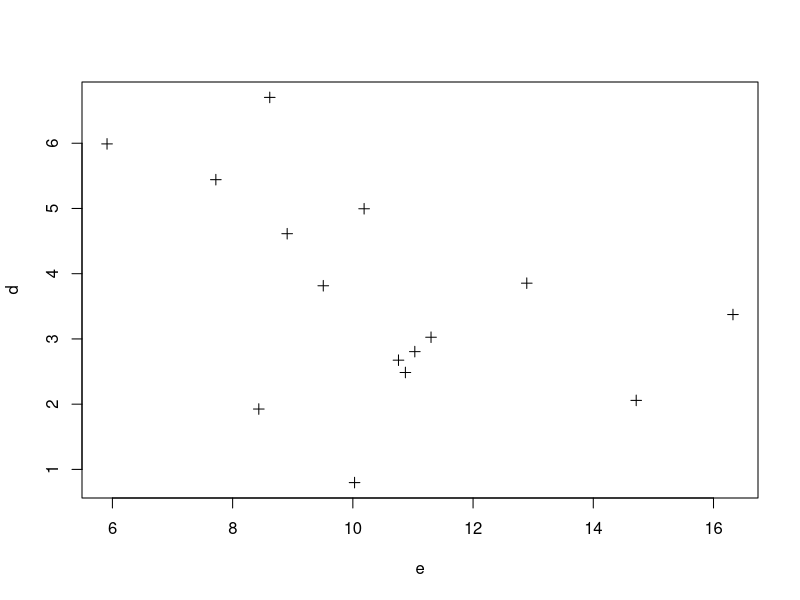
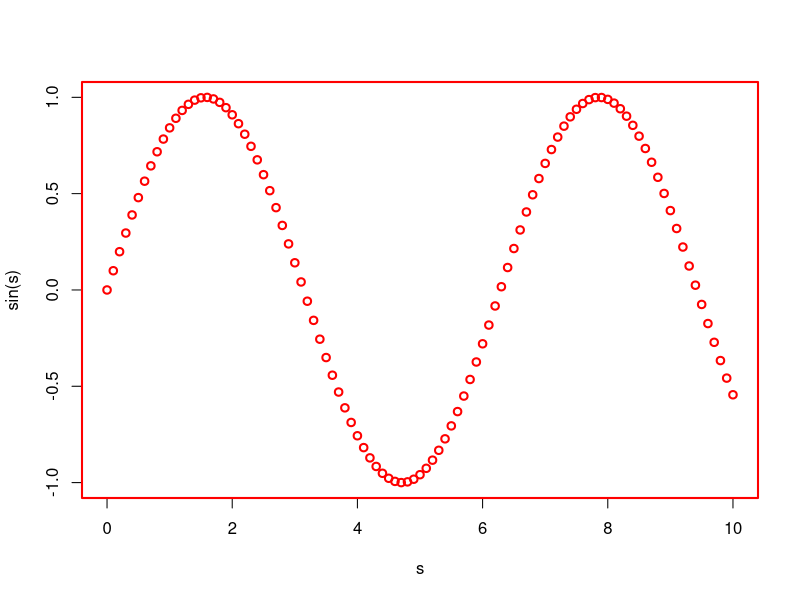
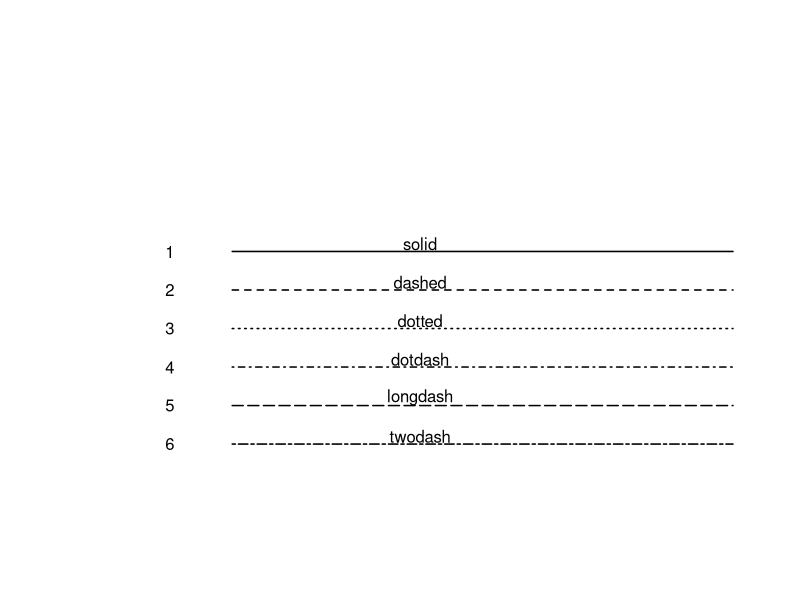
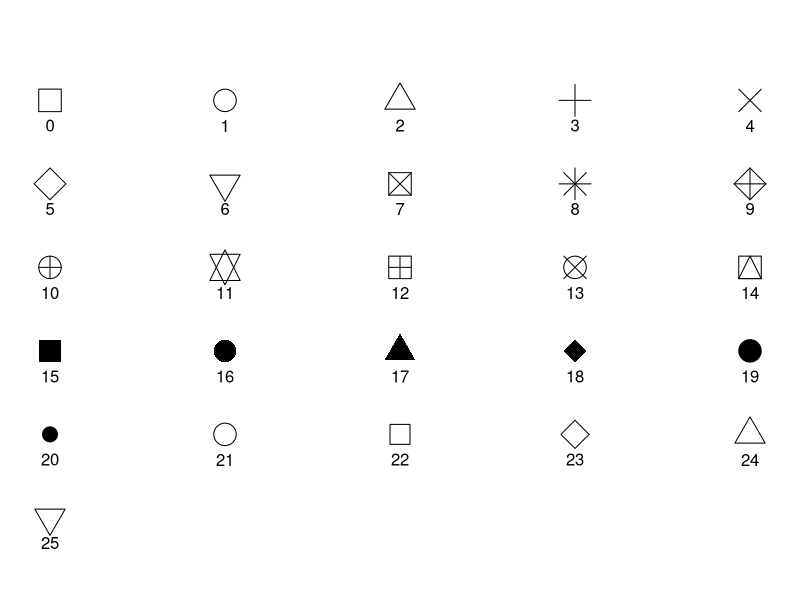
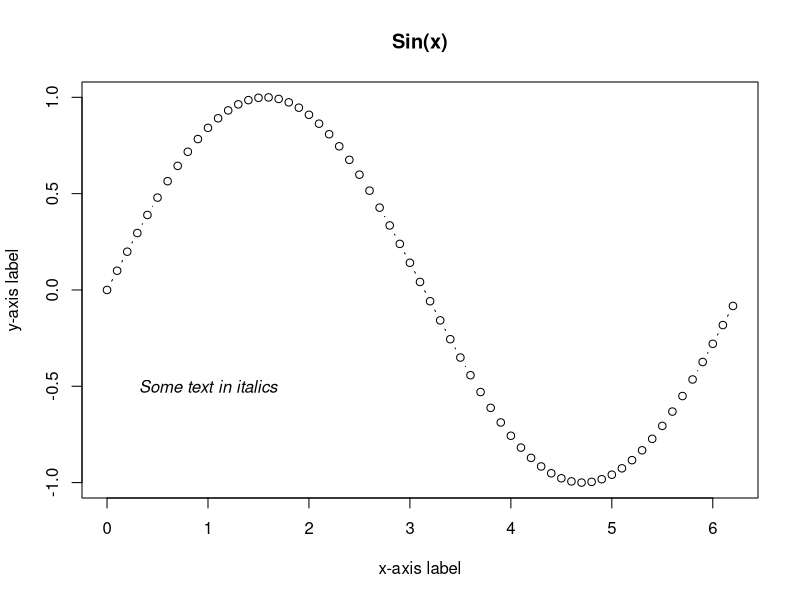
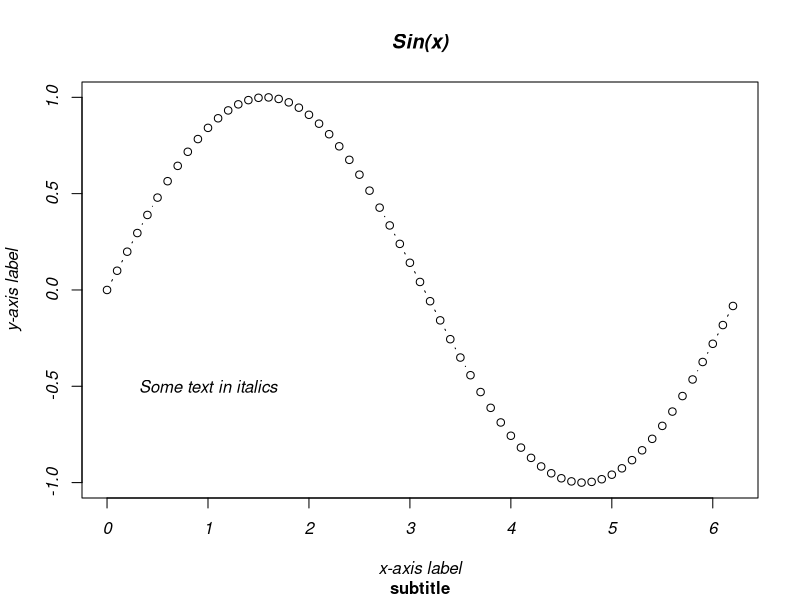
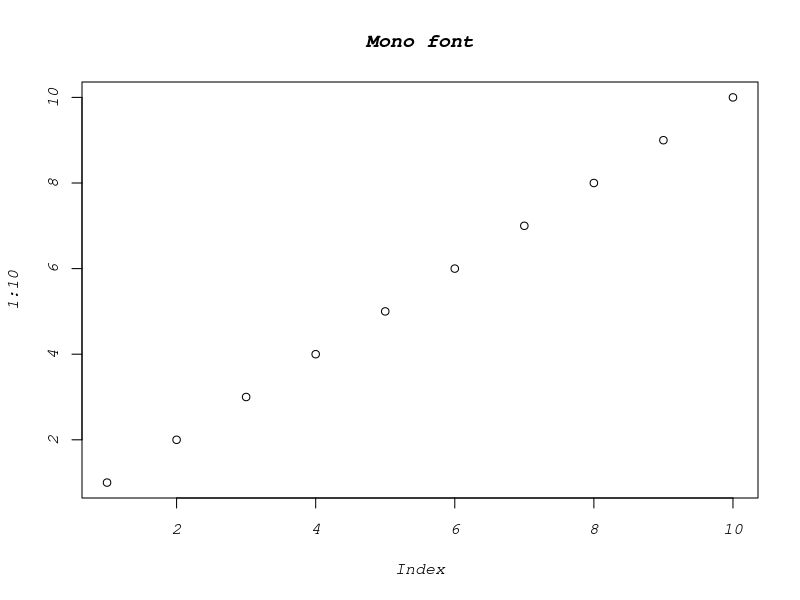
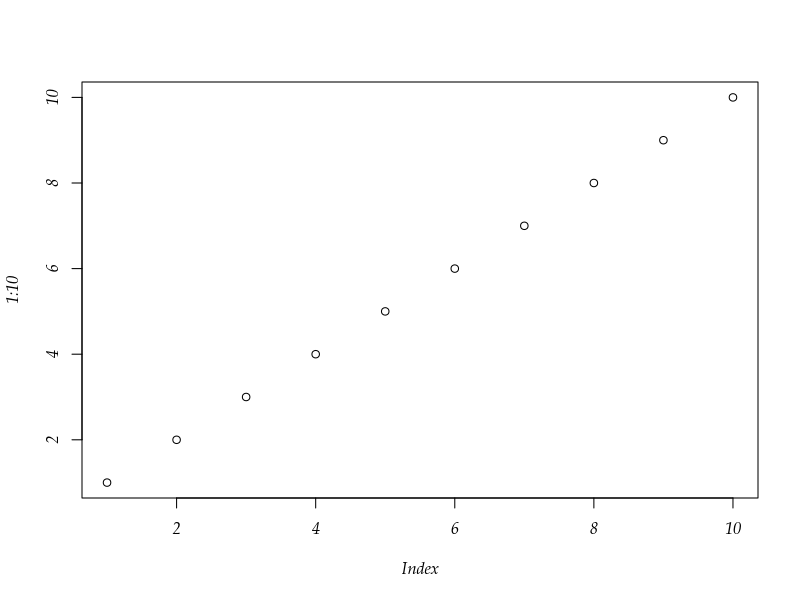

R code for these plots, in order: (Note: this script raises an error after producing the figures.)
## ---- chunk 1
knitr::opts_chunk$set(fig.width=6, fig.height=6)
## ---- chunk 2
par("lwd")          ## see current line width
par(c("lwd","pch")) ## see lwd and plotting symbols
## ---- chunk 3
d = rnorm(15,4,2)
e = rnorm(15,9,3)
plot(d~e, type="p", pch=3)
## ---- chunk 4
par("lwd", "col") #these are the default parameters
oldpar = par(lwd=2, col="red") #while changing the parameters
                                #we store the old values in a list
oldpar
s = seq(0, 10, .1) 
plot(s, sin(s))           #we plot something
par(oldpar)              # and then we restore the old parameters
## ---- chunk 5
lwid=1.5
plot.new()
plot.window(c(0,10),c(0,10))
lines(c(2,10),c(6,6),lty=c(1),lwd=lwid)
lines(c(2,10),c(5,5),lty=c(2),lwd=lwid)
lines(c(2,10),c(4,4),lty=c(3),lwd=lwid)
lines(c(2,10),c(3,3),lty=c(4),lwd=lwid)
lines(c(2,10),c(2,2),lty=c(5),lwd=lwid)
lines(c(2,10),c(1,1),lty=c(6),lwd=lwid)

text(1,6,'1')
text(1,5,'2')
text(1,4,'3')
text(1,3,'4')
text(1,2,'5')
text(1,1,'6')

text(5,6.2,'solid')
text(5,5.2,'dashed')
text(5,4.2,'dotted')
text(5,3.2,'dotdash')
text(5,2.2,'longdash')
text(5,1.2,'twodash')
## ---- chunk 6
pch="+"
pch="T"
pch="*"
pch="3" 
## ---- chunk 7
pch=1
pch=3
pch=5
## ---- chunk 8
op = par(mar=c(1,1,4,1)+.1)
 plot(0,0, xlim = c(1,5), ylim = c(-1.5,4), axes = F)
 for (i in 0:4) {
   for (j in 1:5) {
     n =  25 -(5*i+(5-j))
     points(j, i, 
            pch = n-1, 
            cex = 3)
     text(j,i-.30, as.character(n-1))
   }
 }
points(1,-1, pch=25, cex=3)
text(1, -1-.30, "25")
par(op)
## ---- chunk 9
x = seq(0, 2*pi, 0.1)
y = sin(x)
par(font=3)
plot(x, y, xlab="x-axis label", ylab="y-axis label", main="Sin(x)", type="b")
text(1, -0.5, "Some text in italics")
## ---- chunk 10
par(font=3, font.axis=3, font.lab=3, font.main=4, font.sub=2)
plot(x, y, xlab="x-axis label", ylab="y-axis label", main="Sin(x)", sub="subtitle", type="b")
text(1, -0.5, "Some text in italics")
## ---- chunk 11
par(family="mono")
plot(1:10, main="Mono font")
    
## ---- chunk 12
plot.new(); plot.window(xlim=c(1,10), ylim=c(1, 10))
par(family="Palatino")
plot(1:10)
## ---- chunk 13
dats = read.table('datasets/direrr_all.txt', header=T)
levels(dats$congr)[1] = 'c - congruent'
levels(dats$congr)[2] = 'a - inc. goal-directed'
levels(dats$congr)[3] = 'b - inc. no-goal-directed'
interaction.plot(dats$SOA,dats$congr,dats$errors,
   ylab='Mean proportion of directional errors', xlab='SOA',
   type='b',pch=c(0,15,17),legend=FALSE) ## eliminate default legend
legend('topright',legend=c('a - congruent','b - inc. goal-directed',
   'c - inc. no-goal-directed'),lty=c(3,2,1), pch=c(0,15,17),
   bty='n', title='Congruency')
## ---- chunk 14
par(mfrow=c(2,3))
symb <- as.character(1:6)
for(i in 1:6){
    plot(1, 1, pch=symb[i], xlab='', ylab='')
} 
## ---- chunk 15
par(mfcol=c(2,3))
symb<-as.character(1:6)
for(i in 1:6){
  plot(1,1,pch=symb[i],xlab='',ylab='')
} 
## ---- chunk 16
par(mfrow=c(2,2)) ##create 2x2 layout
par(mfg=c(2,1))   ##set next fig at 2dn row, 1st col
plot(1:100, sin(1:100))
## ---- chunk 17
m <- matrix(c(1,2,3,4), nrow=2, byrow=TRUE)
m
layout(m)
## ---- chunk 18
m <- matrix(c(1,1,2,3), nrow=2, byrow=TRUE)
m
layout(m)
## ---- chunk 19
m <- matrix(c(1,1,2,3), nrow=2, byrow=TRUE)
m
layout(m, width=c(1/4,3/4), height=c(2/3,1/3))
## ---- chunk 20
par(bg="slategray")
plot.new()
plot.window(xlim=c(0,10), ylim=c(0,10))
box()
polygon(x=c(-0.4, 10.4, 10.4, -0.4), y=c(-0.4, -0.4, 10.4, 10.4), col="indianred3")
text(5, 5, "Plotting Region", cex=2)
ldist <- c(3,3,3,0)
for (i in 1:4){
  mtext(paste("Margin", as.character(i)), side=i, line=ldist[i])
}
title(main="Title for the plot", xlab="xlabel", ylab="ylabel", line=1)
## ---- chunk 21
par(bg="slategray")
plot.new()
plot.window(xlim=c(0,10), ylim=c(0,10))
par(mfrow=c(2,2))
par(oma=c(4,4,4,4))
par(xpd=NA) # plotting allowed in all the device region
par(mfg=c(1,1))
box(which="figure")

polygon(x=c(-0.4, 10.4, 10.4, -0.4), y=c(-0.4, -0.4, 10.4, 10.4), col="indianred3")
text(5, 5, "Plotting Region", cex=1.2)
ldist <- c(3,3,3,1)
for (i in 1:4){
  mtext(paste("Margin", as.character(i)), side=i, line=ldist[i], cex=.7)
}
title(main="Title for the plot", line=2.5, cex.main=0.8)
#rect(-5.5, -4.5, 14.5, 12.5)

par(mfg=c(2,2))
box(which="figure")

par(bg="slategray")
polygon(x=c(-0.4, 10.4, 10.4, -0.4), y=c(-0.4, -0.4, 10.4, 10.4), col="indianred3")
text(5, 5, "Plotting Region", cex=1.2)
ldist <- c(3,3,3,1)
for (i in 1:4){
  mtext(paste("Margin", as.character(i)), side=i, line=ldist[i], cex=.7)
}
title(main="Title for the plot", line=2.5, cex.main=0.8)


par(mfg=c(1,2))
box(which="figure")

par(bg="slategray")
polygon(x=c(-0.4, 10.4, 10.4, -0.4), y=c(-0.4, -0.4, 10.4, 10.4), col="indianred3")
text(5, 5, "Plotting Region", cex=1.2)
ldist <- c(3,3,3,1)
for (i in 1:4){
  mtext(paste("Margin", as.character(i)), side=i, line=ldist[i], cex=.7)
}
title(main="Title for the plot", line=2.5, cex.main=0.8)


par(mfg=c(2,1))
box(which="figure")

par(bg="slategray")
polygon(x=c(-0.4, 10.4, 10.4, -0.4), y=c(-0.4, -0.4, 10.4, 10.4), col="indianred3")
text(5, 5, "Plotting Region", cex=1.2)
ldist <- c(3,3,3,1)
for (i in 1:4){
  mtext(paste("Margin", as.character(i)), side=i, line=ldist[i], cex=.7)
}
title(main="Title for the plot", line=2.5, cex.main=0.8)

mtext("Outer Margin 1", side=1, outer=T, line=2)
mtext("Outer Margin 2", side=2, outer=T, line=2)
mtext("Outer Margin 3", side=3, outer=T, line=2)
mtext("Outer Margin 4", side=4, outer=T, line=2)
#rect(-4.9, -2, 12, 12)


title(main="Overall title for the plots", outer=T, line=1)
box(which="outer")
## ---- chunk 22
knitr::include_graphics("graphics/colours_table.png")
## ---- chunk 23
knitr::include_graphics("graphics/grays_table.png")
## ---- chunk 24
col2rgb("lightslateblue")
## ---- chunk 25
mycol = adjustcolor("skyblue", alpha.f=0.5) 
x = rnorm(1000)
y = rnorm(1000)
plot(x, y, pch=21, bg=mycol, cex=2)
